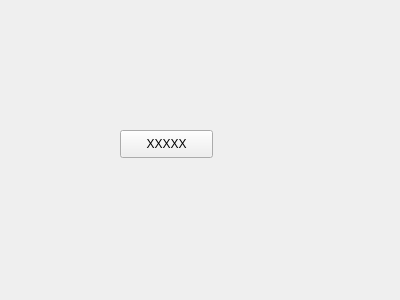
<?xml version="1.0" encoding="UTF-8"?>
<ui version="4.0">
 <class>Widget</class>
 <widget class="QWidget" name="Widget">
  <property name="geometry">
   <rect>
    <x>0</x>
    <y>0</y>
    <width>400</width>
    <height>300</height>
   </rect>
  </property>
  <property name="windowTitle">
   <string>Widget</string>
  </property>
  <widget class="QPushButton" name="pushButton">
   <property name="geometry">
    <rect>
     <x>120</x>
     <y>130</y>
     <width>93</width>
     <height>28</height>
    </rect>
   </property>
   <property name="text">
    <string>XXXXX</string>
   </property>
  </widget>
 </widget>
 <layoutdefault spacing="6" margin="11"/>
 <resources/>
 <connections/>
</ui>
